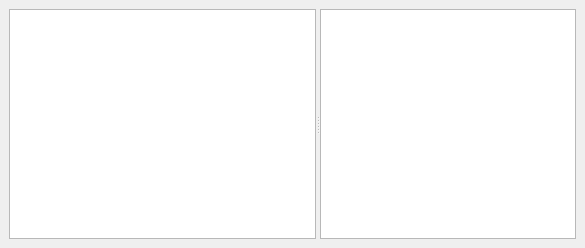
<?xml version="1.0" encoding="UTF-8"?>
<ui version="4.0">
 <class>DockBookmarks</class>
 <widget class="QDockWidget" name="DockBookmarks">
  <property name="enabled">
   <bool>true</bool>
  </property>
  <property name="geometry">
   <rect>
    <x>0</x>
    <y>0</y>
    <width>585</width>
    <height>248</height>
   </rect>
  </property>
  <property name="sizePolicy">
   <sizepolicy hsizetype="Preferred" vsizetype="MinimumExpanding">
    <horstretch>200</horstretch>
    <verstretch>0</verstretch>
   </sizepolicy>
  </property>
  <property name="minimumSize">
   <size>
    <width>322</width>
    <height>117</height>
   </size>
  </property>
  <property name="allowedAreas">
   <set>Qt::AllDockWidgetAreas</set>
  </property>
  <property name="windowTitle">
   <string>Bookmarks</string>
  </property>
  <widget class="QWidget" name="dockWidgetContents">
   <layout class="QGridLayout" name="gridLayout">
    <item row="0" column="0">
     <widget class="QSplitter" name="splitter">
      <property name="orientation">
       <enum>Qt::Horizontal</enum>
      </property>
      <widget class="QTableView" name="tableViewFrequencyList">
       <property name="sizePolicy">
        <sizepolicy hsizetype="Expanding" vsizetype="Expanding">
         <horstretch>1</horstretch>
         <verstretch>0</verstretch>
        </sizepolicy>
       </property>
       <property name="minimumSize">
        <size>
         <width>100</width>
         <height>10</height>
        </size>
       </property>
       <property name="editTriggers">
        <set>QAbstractItemView::AnyKeyPressed|QAbstractItemView::EditKeyPressed|QAbstractItemView::SelectedClicked</set>
       </property>
       <property name="alternatingRowColors">
        <bool>true</bool>
       </property>
       <property name="sortingEnabled">
        <bool>false</bool>
       </property>
      </widget>
      <widget class="BookmarksTagList" name="tableWidgetTagList">
       <property name="sizePolicy">
        <sizepolicy hsizetype="Expanding" vsizetype="Expanding">
         <horstretch>0</horstretch>
         <verstretch>0</verstretch>
        </sizepolicy>
       </property>
       <property name="minimumSize">
        <size>
         <width>100</width>
         <height>0</height>
        </size>
       </property>
       <property name="maximumSize">
        <size>
         <width>16777215</width>
         <height>16777215</height>
        </size>
       </property>
       <property name="baseSize">
        <size>
         <width>0</width>
         <height>0</height>
        </size>
       </property>
       <property name="editTriggers">
        <set>QAbstractItemView::EditKeyPressed</set>
       </property>
       <property name="alternatingRowColors">
        <bool>true</bool>
       </property>
       <property name="selectionMode">
        <enum>QAbstractItemView::SingleSelection</enum>
       </property>
       <property name="selectionBehavior">
        <enum>QAbstractItemView::SelectRows</enum>
       </property>
       <property name="columnCount">
        <number>2</number>
       </property>
       <attribute name="horizontalHeaderVisible">
        <bool>false</bool>
       </attribute>
       <attribute name="horizontalHeaderDefaultSectionSize">
        <number>30</number>
       </attribute>
       <attribute name="horizontalHeaderMinimumSectionSize">
        <number>18</number>
       </attribute>
       <attribute name="horizontalHeaderStretchLastSection">
        <bool>true</bool>
       </attribute>
       <attribute name="verticalHeaderVisible">
        <bool>false</bool>
       </attribute>
       <column/>
       <column/>
      </widget>
     </widget>
    </item>
   </layout>
  </widget>
 </widget>
 <customwidgets>
  <customwidget>
   <class>BookmarksTagList</class>
   <extends>QTableWidget</extends>
   <header>qtgui/bookmarkstaglist.h</header>
  </customwidget>
 </customwidgets>
 <resources/>
 <connections/>
</ui>
